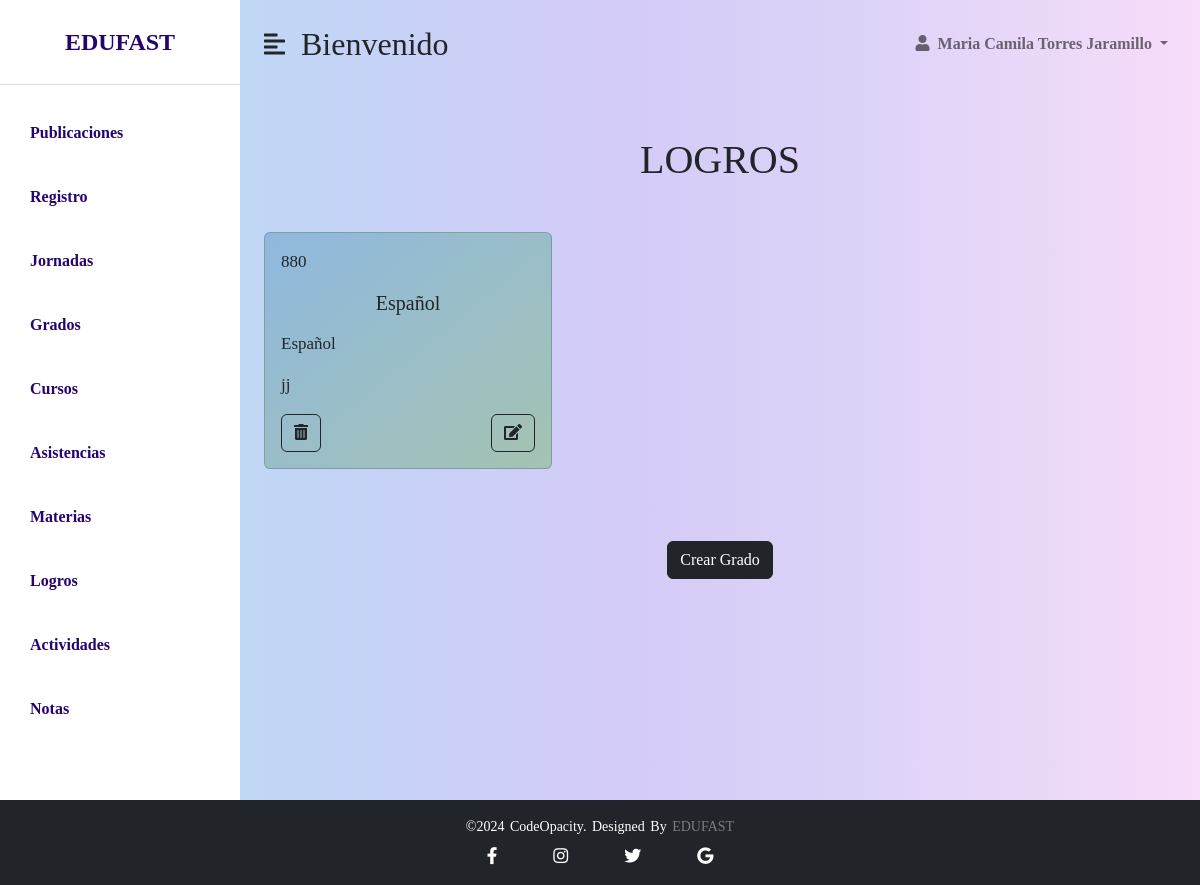
The page /administrador/php/logrophp/logros.php on the database its author committed.
### tables this page shows
CREATE TABLE `logro` (
  `id_logro` int(11) NOT NULL,
  `nombre_logro` char(100) DEFAULT NULL,
  `descripcion_logro` char(200) DEFAULT NULL,
  `materia_id_materia` int(11) NOT NULL,
  `materia_grado_id_grado` int(11) NOT NULL,
  `materia_area_id_area` int(11) NOT NULL,
  `materia_docente_id_docente` int(11) NOT NULL,
  `materia_docente_cursos_id_cursos` int(11) NOT NULL,
  `materia_docente_cursos_grado_id_grado` int(11) NOT NULL,
  `materia_docente_registro_num_doc` int(11) NOT NULL,
  `materia_docente_registro_rol_id_rol` int(11) NOT NULL,
  `materia_docente_registro_jornada_id_jornada` int(11) NOT NULL
);

CREATE TABLE `materia` (
  `id_materia` int(11) NOT NULL,
  `materia` char(45) DEFAULT NULL,
  `grado_id_grado` int(11) NOT NULL,
  `area_id_area` int(11) NOT NULL,
  `docente_id_docente` int(11) NOT NULL,
  `docente_cursos_id_cursos` int(11) NOT NULL,
  `docente_cursos_grado_id_grado` int(11) NOT NULL,
  `docente_registro_num_doc` int(11) NOT NULL,
  `docente_registro_rol_id_rol` int(11) NOT NULL,
  `docente_registro_jornada_id_jornada` int(11) NOT NULL
);

### administrador/php/logrophp/consultarLogro.php (called while the page is built, shortened)
<?php
require_once "conexion.php";
try {
    $sentencia = $base_de_datos->prepare(" SELECT logro.*, materia.*
FROM logro
INNER JOIN materia ON materia.id_materia = logro.materia_id_materia
    ");
    $sentencia->execute();
    $logros = $sentencia->fetchAll(PDO::FETCH_OBJ);
} catch (PDOException $e) {
    echo "Error: " . $e->getMessage();
    exit();
}
?>

### administrador/php/logrophp/logros.php (the view, shortened to what this page needs)
<?php
include "consultarLogro.php";
?>
<!DOCTYPE html>
<html lang="en">
<head>
    <link href="https://cdn.jsdelivr.net/npm/bootstrap@5.0.0-beta3/dist/css/bootstrap.min.css" rel="stylesheet" />
    <link rel="stylesheet" href="https://cdnjs.cloudflare.com/ajax/libs/font-awesome/5.15.3/css/all.min.css" />
    <link rel="stylesheet" href="../../css/nav.css" />
</head>
<body>
    <div class="d-flex" id="wrapper">
        <div class="listado" id="sidebar-wrapper">
            <div class="sidebar-heading text-center py-4 primary-text fs-4 fw-bold text-uppercase border-bottom">EDUFAST</div>
            <div class="list-group list-group-flush my-3">
                <a href="../admin/crear/publicaciones_crear.php" class="list-group-item list-group-item-action bg-transparent second-text fw-bold">Publicaciones</a>
                <a href="../php/registro/funciones/registro.php" class="list-group-item list-group-item-action bg-transparent second-text fw-bold">Registro</a>
                <a href="../php/jornadas/vistas/jornadas.php" class="list-group-item list-group-item-action bg-transparent second-text fw-bold">Jornadas</a>
                <a href="../php/grados/vistas/grados.php" class="list-group-item list-group-item-action bg-transparent second-text fw-bold">Grados</a>
                <a href="../php/cursos/curso.php" class="list-group-item list-group-item-action bg-transparent second-text fw-bold">Cursos</a>
                <a href="../php/asistencia/asistencia.php" class="list-group-item list-group-item-action bg-transparent second-text fw-bold">Asistencias</a>
                <a href="../php/materiaphp/materia.php" class="list-group-item list-group-item-action bg-transparent second-text fw-bold">Materias</a>
                <a href="../php/logrophp/logros.php" class="list-group-item list-group-item-action bg-transparent second-text fw-bold">Logros</a>
                <a href="../php/actividad/actividad.php" class="list-group-item list-group-item-action bg-transparent second-text fw-bold">Actividades</a>
                <a href="../php/notas/notas.php" class="list-group-item list-group-item-action bg-transparent second-text fw-bold">Notas</a>
            </div>
        </div>
        <div id="page-content-wrapper">
            <nav class="navbar navbar-expand-lg navbar-light bg-transparent py-4 px-4">
                <div class="d-flex align-items-center">
                    <i class="fas fa-align-left fs-4 me-3" id="menu-toggle"></i>
                    <h2 class="fs-2 m-0">Bienvenido</h2>
                </div>
                <div class="collapse navbar-collapse" id="navbarSupportedContent">
                    <ul class="navbar-nav ms-auto mb-2 mb-lg-0">
                        <li class="nav-item dropdown">
                            <a class="nav-link dropdown-toggle second-text fw-bold" href="#" id="navbarDropdown"
                                role="button" data-bs-toggle="dropdown" aria-expanded="false">
                                <i class="fas fa-user me-2"></i>Maria Camila Torres Jaramillo
                            </a>
                        </li>
                    </ul>
                </div>
            </nav>
            <div class="container mt-5">
                <div class="row">
                    <main class="main-container">
                        <section class="container">
                            <h1 class="title text-center mb-5">LOGROS</h1>
                            <section class="row">
                                <?php foreach ($logros as $logro): ?>
                                    <section class="col-lg-4 col-md-8 col-sm-8 col-12 mb-4">
                                        <section class="card">
                                            <section class="card-body">
                                                <div class="card-color">
                                                    <p class="card-text text-left"><?php echo htmlspecialchars($logro->id_logro); ?> <h5 class="text-center"><?php echo htmlspecialchars($logro->nombre_logro); ?></h5></p>
                                                    <p class="card-text text-left"><?php echo htmlspecialchars($logro->materia); ?></p>
                                                    <p class="card-text text-left"><?php echo htmlspecialchars($logro->descripcion_logro); ?></p>
                                                    <div class="d-flex justify-content-between">
                                                        <button type="button" class="btn btn-outline-dark boton-carrito" data-bs-toggle="modal" data-bs-target="#eliminarModal<?=$logro->id_logro?>"><i class="fas fa-trash-alt"></i></button>
                                                        <button type="button" class="btn btn-outline-dark" data-bs-toggle="modal" data-bs-target="#actualizar<?=$logro->id_logro?>"><i class="fas fa-edit"></i></button>
                                                    </div>
                                                </div>
                                            </section>
                                        </section>
                                    </section>
                                <?php endforeach; ?>
                            </section>
                            <div class="d-flex justify-content-center mt-5">
                                <a class="btn btn-dark" type="button" data-bs-toggle="modal" data-bs-target="#crear">Crear Grado</a>
                            </div>
                        </section>
                    </main>
                </div>
            </div>
        </div>
    </div>
    <footer class="footer-bottom bg-dark text-white text-center py-3 mt-auto">
        <p class="mb-0">©2024 codeOpacity. Designed by <span>EDUFAST</span></p>
        <div class="socials d-flex justify-content-center mt-2">
            <a href="https://www.facebook.com/cedid.sanpablo.3?locale=es_LA" class="text-white mx-2"><i class="fab fa-facebook-f"></i></a>
            <a href="https://www.instagram.com/plumapaulista/" class="text-white mx-2"><i class="fab fa-instagram"></i></a>
            <a href="https://x.com/Cedidsanpablo" class="text-white mx-2"><i class="fab fa-twitter"></i></a>
            <a href="mailto:cedidsanpablobosa7@educacionbogota.edu.co" class="text-white mx-2"><i class="fab fa-google"></i></a>
        </div>
    </footer>
</body>
</html>

### administrador/css/nav.css (style rules this page uses)
body { margin: 0; padding: 0; font-family: serif; background-color: #EAF4F4; background-image: linear-gradient( to right, #bae3f3, #c2d5f5, #d2cbf7, #dfd4f8, #f7ddfa ); display: flex; flex-direction: column; min-height: 100vh; }
:root { --main-bg-color: #009d63; --main-text-color: #009d63; --second-text-color:#250470; --second-bg-color: #c1efde; --three-bg-color:#a4a4a4; --fourth-bg-color:#545454; }
.listado { background-color: white; }
.primary-text { color: var( --second-text-color); }
.second-text { color: var( --second-text-color); }
#wrapper { overflow-x: hidden; background-image: linear-gradient( to right, #bae3f3, #c2d5f5, #d2cbf7, #dfd4f8, #f7ddfa ); }
#sidebar-wrapper { min-height: 100vh; margin-left: -15rem; -webkit-transition: margin 0.25s ease-out; -moz-transition: margin 0.25s ease-out; -o-transition: margin 0.25s ease-out; transition: margin 0.25s ease-out; }
#sidebar-wrapper .sidebar-heading { padding: 0.875rem 1.25rem; font-size: 1.2rem; }
#sidebar-wrapper .list-group { width: 15rem; }
#page-content-wrapper { min-width: 100vw; }
#menu-toggle { cursor: pointer; }
.list-group-item { border: none; padding: 20px 30px; }
.socials { list-style: none; display: flex; align-items: center; justify-content: center; }
.socials a { text-decoration: none; color: #fff; }
.socials a i { font-size: 17px; padding: 0px 20px; transition: color .4s ease; }
.footer-bottom { background: #000; width: 100%; padding: 20px 0; text-align: center; }
.footer-bottom p { font-size: 14px; color: white; word-spacing: 2px; text-transform: capitalize; }
.footer-bottom span { text-transform: uppercase; opacity: .4; font-weight: 200; }
@media (min-width: 768px) { #sidebar-wrapper { margin-left: 0; } }
@media (min-width: 768px) { #page-content-wrapper { min-width: 0; width: 100%; } }

### administrador/php/logrophp/logros.php (style rules this page uses)
.container { font-family: serif; font-size: 17px; }
.card { background: linear-gradient(to bottom right, #8FB8DE, #A4C3B2); }

### rows shown on the page
logro: id_logro "880", nombre_logro "Español", materia.materia "Español", descripcion_logro "jj"
